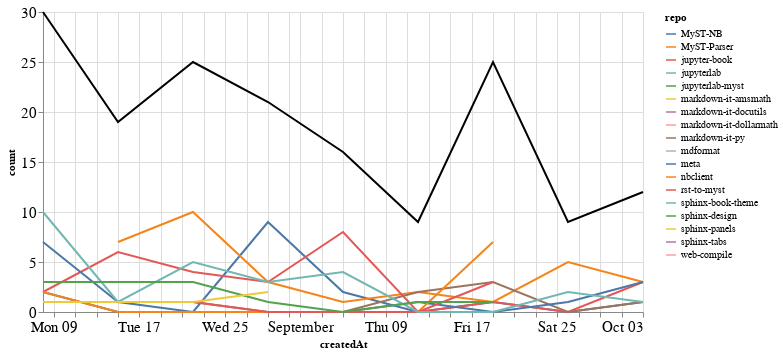

Notebook source saved alongside this figure:
### Markdown cell above
### Comments

### Code cell
comments_time = comments.groupby('repo').resample('W', on='createdAt').count()['author'].reset_index()
comments_time = comments_time.rename(columns={'author': 'count'})
comments_time_total = comments_time.groupby('createdAt').agg({"count": "sum"}).reset_index()
ch1 = alt.Chart(comments_time, width=600).mark_line().encode(
    x='createdAt',
    y='count',
    color='repo',
    tooltip="repo"
)

ch2 = alt.Chart(comments_time_total, width=600).mark_line(color="black").encode(
    x='createdAt',
    y='count',
)

ch1 + ch2

### Figure 1 — Vega-Lite specification as saved in the notebook (floating-point values rounded to 4 significant figures)
{"config": {"axisLeft": {"labelFontSize": 15}, "axisBottom": {"labelFontSize": 15}}, "layer": [{"data": {"name": "data-5890fd4ed449c835f4e5ab1ede63aa89"}, "mark": "line", "encoding": {"color": {"type": "nominal", "field": "repo"}, "tooltip": {"type": "nominal", "field": "repo"}, "x": {"type": "temporal", "field": "createdAt"}, "y": {"type": "quantitative", "field": "count"}}, "width": 600}, {"data": {"name": "data-e37bf963d9715962cfd4eab7a322a803"}, "mark": {"type": "line", "color": "black"}, "encoding": {"x": {"type": "temporal", "field": "createdAt"}, "y": {"type": "quantitative", "field": "count"}}, "width": 600}], "$schema": "https://vega.github.io/schema/vega-lite/v4.8.1.json", "datasets": {"data-5890fd4ed449c835f4e5ab1ede63aa89": [{"repo": "MyST-NB", "createdAt": "2021-08-08T00:00:00", "count": 2}, {"repo": "MyST-NB", "createdAt": "2021-08-15T00:00:00", "count": 0}, {"repo": "MyST-NB", "createdAt": "2021-08-22T00:00:00", "count": 0}, {"repo": "MyST-NB", "createdAt": "2021-08-29T00:00:00", "count": 9}, {"repo": "MyST-NB", "createdAt": "2021-09-05T00:00:00", "count": 2}, {"repo": "MyST-NB", "createdAt": "2021-09-12T00:00:00", "count": 0}, {"repo": "MyST-NB", "createdAt": "2021-09-19T00:00:00", "count": 1}, {"repo": "MyST-NB", "createdAt": "2021-09-26T00:00:00", "count": 0}, {"repo": "MyST-NB", "createdAt": "2021-10-03T00:00:00", "count": 1}, {"repo": "MyST-Parser", "createdAt": "2021-08-15T00:00:00", "count": 7}, {"repo": "MyST-Parser", "createdAt": "2021-08-22T00:00:00", "count": 10}, {"repo": "MyST-Parser", "createdAt": "2021-08-29T00:00:00", "count": 3}, {"repo": "MyST-Parser", "createdAt": "2021-09-05T00:00:00", "count": 1}, {"repo": "MyST-Parser", "createdAt": "2021-09-12T00:00:00", "count": 2}, {"repo": "MyST-Parser", "createdAt": "2021-09-19T00:00:00", "count": 1}, {"repo": "MyST-Parser", "createdAt": "2021-09-26T00:00:00", "count": 5}, {"repo": "MyST-Parser", "createdAt": "2021-10-03T00:00:00", "count": 3}, {"repo": "jupyter-book", "createdAt": "2021-08-08T00:00:00", "count": 2}, {"repo": "jupyter-book", "createdAt": "2021-08-15T00:00:00", "count": 6}, {"repo": "jupyter-book", "createdAt": "2021-08-22T00:00:00", "count": 4}, {"repo": "jupyter-book", "createdAt": "2021-08-29T00:00:00", "count": 3}, {"repo": "jupyter-book", "createdAt": "2021-09-05T00:00:00", "count": 8}, {"repo": "jupyter-book", "createdAt": "2021-09-12T00:00:00", "count": 0}, {"repo": "jupyter-book", "createdAt": "2021-09-19T00:00:00", "count": 1}, {"repo": "jupyter-book", "createdAt": "2021-09-26T00:00:00", "count": 0}, {"repo": "jupyter-book", "createdAt": "2021-10-03T00:00:00", "count": 3}, {"repo": "jupyterlab", "createdAt": "2021-09-19T00:00:00", "count": 1}, {"repo": "jupyterlab-myst", "createdAt": "2021-09-19T00:00:00", "count": 7}, {"repo": "markdown-it-amsmath", "createdAt": "2021-09-12T00:00:00", "count": 1}, {"repo": "markdown-it-docutils", "createdAt": "2021-08-08T00:00:00", "count": 3}, {"repo": "markdown-it-dollarmath", "createdAt": "2021-09-12T00:00:00", "count": 1}, {"repo": "markdown-it-py", "createdAt": "2021-08-22T00:00:00", "count": 1}, {"repo": "markdown-it-py", "createdAt": "2021-08-29T00:00:00", "count": 0}, {"repo": "markdown-it-py", "createdAt": "2021-09-05T00:00:00", "count": 0}, {"repo": "markdown-it-py", "createdAt": "2021-09-12T00:00:00", "count": 2}, {"repo": "markdown-it-py", "createdAt": "2021-09-19T00:00:00", "count": 3}, {"repo": "markdown-it-py", "createdAt": "2021-09-26T00:00:00", "count": 0}, {"repo": "markdown-it-py", "createdAt": "2021-10-03T00:00:00", "count": 1}, {"repo": "mdformat", "createdAt": "2021-09-05T00:00:00", "count": 1}, {"repo": "meta", "createdAt": "2021-08-08T00:00:00", "count": 7}, {"repo": "meta", "createdAt": "2021-08-15T00:00:00", "count": 1}, {"repo": "meta", "createdAt": "2021-08-22T00:00:00", "count": 0}, {"repo": "meta", "createdAt": "2021-08-29T00:00:00", "count": 0}, {"repo": "meta", "createdAt": "2021-09-05T00:00:00", "count": 0}, {"repo": "meta", "createdAt": "2021-09-12T00:00:00", "count": 1}, {"repo": "meta", "createdAt": "2021-09-19T00:00:00", "count": 0}, {"repo": "meta", "createdAt": "2021-09-26T00:00:00", "count": 1}, {"repo": "meta", "createdAt": "2021-10-03T00:00:00", "count": 3}, {"repo": "nbclient", "createdAt": "2021-08-08T00:00:00", "count": 2}, {"repo": "nbclient", "createdAt": "2021-08-15T00:00:00", "count": 0}, {"repo": "nbclient", "createdAt": "2021-08-22T00:00:00", "count": 0}, {"repo": "nbclient", "createdAt": "2021-08-29T00:00:00", "count": 0}, {"repo": "nbclient", "createdAt": "2021-09-05T00:00:00", "count": 0}, {"repo": "nbclient", "createdAt": "2021-09-12T00:00:00", "count": 0}, {"repo": "nbclient", "createdAt": "2021-09-19T00:00:00", "count": 7}, {"repo": "rst-to-myst", "createdAt": "2021-08-22T00:00:00", "count": 1}, {"repo": "rst-to-myst", "createdAt": "2021-08-29T00:00:00", "count": 0}, {"repo": "rst-to-myst", "createdAt": "2021-09-05T00:00:00", "count": 0}, {"repo": "rst-to-myst", "createdAt": "2021-09-12T00:00:00", "count": 0}, {"repo": "rst-to-myst", "createdAt": "2021-09-19T00:00:00", "count": 3}, {"repo": "sphinx-book-theme", "createdAt": "2021-08-08T00:00:00", "count": 10}, {"repo": "sphinx-book-theme", "createdAt": "2021-08-15T00:00:00", "count": 1}, {"repo": "sphinx-book-theme", "createdAt": "2021-08-22T00:00:00", "count": 5}, {"repo": "sphinx-book-theme", "createdAt": "2021-08-29T00:00:00", "count": 3}, {"repo": "sphinx-book-theme", "createdAt": "2021-09-05T00:00:00", "count": 4}, {"repo": "sphinx-book-theme", "createdAt": "2021-09-12T00:00:00", "count": 0}, {"repo": "sphinx-book-theme", "createdAt": "2021-09-19T00:00:00", "count": 0}, {"repo": "sphinx-book-theme", "createdAt": "2021-09-26T00:00:00", "count": 2}, {"repo": "sphinx-book-theme", "createdAt": "2021-10-03T00:00:00", "count": 1}, {"repo": "sphinx-design", "createdAt": "2021-08-08T00:00:00", "count": 3}, {"repo": "sphinx-design", "createdAt": "2021-08-15T00:00:00", "count": 3}, {"repo": "sphinx-design", "createdAt": "2021-08-22T00:00:00", "count": 3}, {"repo": "sphinx-design", "createdAt": "2021-08-29T00:00:00", "count": 1}, {"repo": "sphinx-design", "createdAt": "2021-09-05T00:00:00", "count": 0}, {"repo": "sphinx-design", "createdAt": "2021-09-12T00:00:00", "count": 1}, {"repo": "sphinx-design", "createdAt": "2021-09-19T00:00:00", "count": 1}, {"repo": "sphinx-panels", "createdAt": "2021-08-08T00:00:00", "count": 1}, {"repo": "sphinx-panels", "createdAt": "2021-08-15T00:00:00", "count": 1}, {"repo": "sphinx-panels", "createdAt": "2021-08-22T00:00:00", "count": 1}, {"repo": "sphinx-panels", "createdAt": "2021-08-29T00:00:00", "count": 2}, {"repo": "sphinx-tabs", "createdAt": "2021-09-12T00:00:00", "count": 1}, {"repo": "web-compile", "createdAt": "2021-09-26T00:00:00", "count": 1}], "data-e37bf963d9715962cfd4eab7a322a803": [{"createdAt": "2021-08-08T00:00:00", "count": 30}, {"createdAt": "2021-08-15T00:00:00", "count": 19}, {"createdAt": "2021-08-22T00:00:00", "count": 25}, {"createdAt": "2021-08-29T00:00:00", "count": 21}, {"createdAt": "2021-09-05T00:00:00", "count": 16}, {"createdAt": "2021-09-12T00:00:00", "count": 9}, {"createdAt": "2021-09-19T00:00:00", "count": 25}, {"createdAt": "2021-09-26T00:00:00", "count": 9}, {"createdAt": "2021-10-03T00:00:00", "count": 12}]}}
